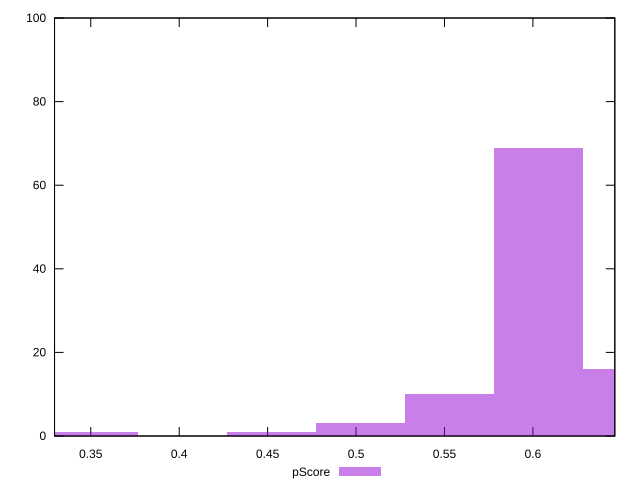

Reproduce this figure in gnuplot.
reset

$pScore <<EOF
0.6030054066938041 69
0.6532558572516212 16
0.5527549561359871 10
0.5025045055781701 3
0.35175315390471906 1
0.4522540550203531 1
EOF

set key outside below
set boxwidth 0.05025045055781701
set xrange [0.32951847895778313:0.6463134047021725]
set yrange [0:100]
set trange [0:100]
set style fill transparent solid 0.5 noborder
set terminal svg size 640, 490 enhanced background rgb 'white'
set output "reprap/mainthread-work-breakdown/samples/pages+cached+noexternal+nomedia/pScore/histogram.svg"

plot $pScore title "pScore" with boxes

reset
